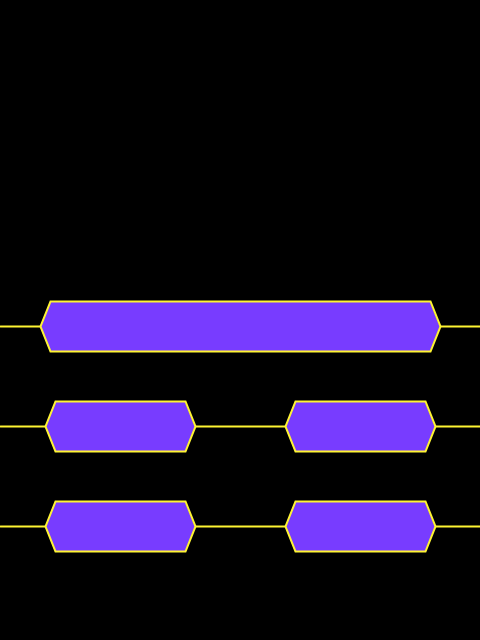
Frame 1 (no input)
Frame 2 (the mouse pressed at the canvas centre, redrawn once): identical to frame 1, image omitted

The Processing sketch that drew this single still picture (run headless with seeded random() and noise(); the mouse was pressed at the canvas centre and the sketch redrawn once):

// Processing sketch: slumdog_millionaire
// ── slumdog_millionaire.pde

final color PAPER = color(0, 0, 0);
final color INK1 = color(120, 60, 255);
final color INK2 = color(255, 245, 50);

void  setup() {
  size(480, 640);
  noLoop();
}

void draw() {
  
  translate(width/2.0, 2*height/3.0);
  
  background(PAPER);
  
  stroke(INK2);
  strokeWeight(2.0);
  
  fill(INK1);
  
  line(-width/2.0, -100, width/2.0, -100);
  line(-width/2.0,    0, width/2.0,    0);
  line(-width/2.0,  100, width/2.0,  100);
  
  drawCell(         0, -100, 400, 50);
  drawCell(-width/4.0,    0, 150, 50);
  drawCell( width/4.0,    0, 150, 50);
  drawCell(-width/4.0,  100, 150, 50);
  drawCell( width/4.0,  100, 150, 50);
  
  save("slumdog-millionaire.png");
}

void drawCell(float x, float y, float w, float h) {
  
  pushMatrix();
  
  translate(x, y);
  
  float w2 = w/2.0;
  float h2 = h/2.0;
  
  beginShape();
  vertex(-w2,      0);
  vertex(-w2+10, -h2);
  vertex( w2-10, -h2);
  vertex( w2,      0);
  vertex( w2-10,  h2);
  vertex(-w2+10,  h2);
  vertex(-w2,      0);
  endShape();
  
  popMatrix();
}
